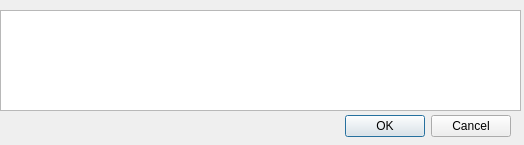
<?xml version="1.0" encoding="UTF-8"?>
<ui version="4.0">
 <class>Dialog</class>
 <widget class="QDialog" name="Dialog">
  <property name="geometry">
   <rect>
    <x>0</x>
    <y>0</y>
    <width>524</width>
    <height>145</height>
   </rect>
  </property>
  <property name="windowTitle">
   <string>Dialog</string>
  </property>
  <widget class="QDialogButtonBox" name="buttonBox">
   <property name="geometry">
    <rect>
     <x>170</x>
     <y>110</y>
     <width>341</width>
     <height>32</height>
    </rect>
   </property>
   <property name="orientation">
    <enum>Qt::Horizontal</enum>
   </property>
   <property name="standardButtons">
    <set>QDialogButtonBox::Cancel|QDialogButtonBox::Ok</set>
   </property>
  </widget>
  <widget class="QTableWidget" name="tableWidget">
   <property name="geometry">
    <rect>
     <x>0</x>
     <y>10</y>
     <width>521</width>
     <height>101</height>
    </rect>
   </property>
  </widget>
 </widget>
 <resources/>
 <connections>
  <connection>
   <sender>buttonBox</sender>
   <signal>accepted()</signal>
   <receiver>Dialog</receiver>
   <slot>accept()</slot>
   <hints>
    <hint type="sourcelabel">
     <x>248</x>
     <y>254</y>
    </hint>
    <hint type="destinationlabel">
     <x>157</x>
     <y>274</y>
    </hint>
   </hints>
  </connection>
  <connection>
   <sender>buttonBox</sender>
   <signal>rejected()</signal>
   <receiver>Dialog</receiver>
   <slot>reject()</slot>
   <hints>
    <hint type="sourcelabel">
     <x>316</x>
     <y>260</y>
    </hint>
    <hint type="destinationlabel">
     <x>286</x>
     <y>274</y>
    </hint>
   </hints>
  </connection>
 </connections>
</ui>
